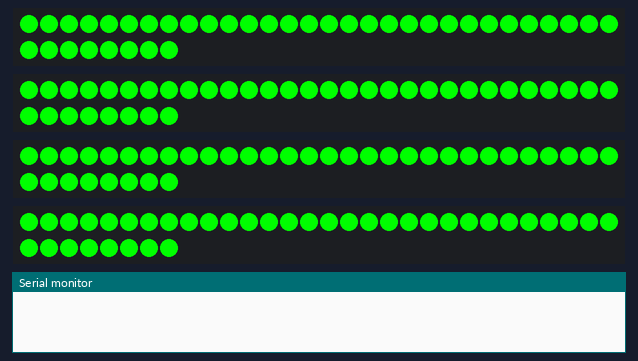
Recording of a sketch running on a simulated Arduino Uno, built with avr-gcc and run on an emulated ATmega328P. Parts: 4 × 38 RGB LEDs in strip order, left to right, continuing on the next row, the last lines printed to the serial monitor.

Above: at 0.2 s.
At 1.2 s:
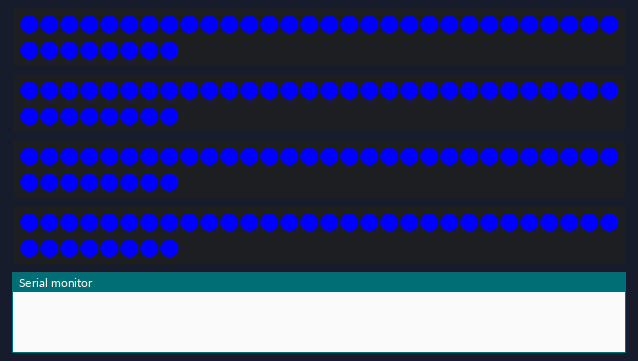
At 3.3 s:
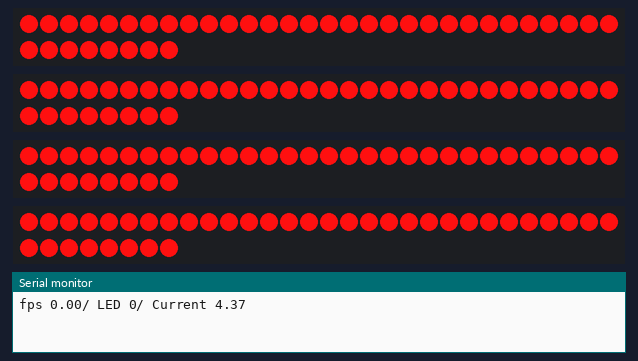

The sketch:

pitch_please_w2811_4_channel_r4.ino
```cpp
// designed to work with WS2811 12V LED strip
#include "FastLED.h"
#define NUM_STRIPS 4
#define NUM_LEDS 38
#define NUM_LED_TOTAL NUM_STRIPS * NUM_LEDS

#define NUM_LEDS_RECEIVE 19 // since the patterns are symmetrical, only receiving half of the data

#define DATA_PIN_0 9
#define DATA_PIN_1 10
#define DATA_PIN_2 11
#define DATA_PIN_3 12

CRGB leds[NUM_STRIPS][NUM_LEDS];

// monitoring
static float          fpsNow                = 0;
static float          fpsAvg                = 0;

static float          calculatedCurrent     = 0;
static float          maxCalculatedCurrent  = 0;

static unsigned long  timeNow     = 0;
static unsigned long  timeLF      = 0;
static unsigned long  LEDWriteStart = 0;
static unsigned long  LEDWriteEnd   = 0;

static unsigned long  fpsLastMsg  = 0;
static int            fpsInterval = 2000;

// set LED variables
static int stripCrr = 0;
static int LEDCrr   = 0;
static int modeCrr  = 0;

#define incomingColorBufferSize (NUM_STRIPS * NUM_LEDS_RECEIVE * 3) + 2 // +2 is mode switch byte and a confirmation byte (255)
static byte incomingColorBuffer[incomingColorBufferSize];
static int  incomingColorPos = 0;

static unsigned long incomingLastTime = 0;

// standalone mode variables
static float idleHue[2];
static float idleHueOffset = 0.1;

static int idleSaturation = 192;
static int idleBrightness = 255;
static int idlePeriod = 600; // seconds

// Incoming serial values are perceptual (equal steps look like equal brightness steps, as sent by
// PitchControl). The LEDs dim by PWM duty, so every channel is decoded with this curve, the same
// gamma 2.2 the v3 firmware applies to its DMX data. Serial values stop at 254 (255 ends a frame),
// so 254 is full brightness.
#define GAMMA 2.2
static byte gammaTable[256];

void buildGammaTable(){
  for(int i = 0; i < 256; i++){
    float v = min(i, 254) / 254.0;
    gammaTable[i] = (byte)(pow(v, GAMMA) * 255.0 + 0.5);
  }
}

void setup() {
  Serial.begin(921600);
  buildGammaTable();

  // setup LED strips
  FastLED.addLeds<WS2811, DATA_PIN_0>(leds[0], NUM_LEDS);
  FastLED.addLeds<WS2811, DATA_PIN_1>(leds[1], NUM_LEDS);
  FastLED.addLeds<WS2811, DATA_PIN_2>(leds[2], NUM_LEDS);
  FastLED.addLeds<WS2811, DATA_PIN_3>(leds[3], NUM_LEDS);

  testRGB();

  for(int i = 0; i < incomingColorBufferSize; i++) incomingColorBuffer[i] = 0;

  idleHue[0] = 0;
  idleHue[1] = idleHueOffset;
}

void testRGB(){
  for(int i = 0; i < NUM_STRIPS * NUM_LEDS_RECEIVE; i++) setLED(i, 255,   0,   0);
  FastLED.show();
  delay(1000);

  for(int i = 0; i < NUM_STRIPS * NUM_LEDS_RECEIVE; i++) setLED(i,   0, 255,   0);
  FastLED.show();
  delay(1000);

  for(int i = 0; i < NUM_STRIPS * NUM_LEDS_RECEIVE; i++) setLED(i,   0,   0, 255);
  FastLED.show();
  delay(1000);

  for(int i = 0; i < NUM_STRIPS * NUM_LEDS_RECEIVE; i++) setLED(i,   0,   0,   0);
  FastLED.show();
}

void processIncoming(){
  while(Serial.available() > 0){
    incomingLastTime = timeNow;
    incomingColorBuffer[incomingColorPos] = byte(Serial.read());

    if(incomingColorBuffer[incomingColorPos] == 255){
      incomingColorPos = 0;
    } else {
      incomingColorPos++;
      if(incomingColorPos >= incomingColorBufferSize){
        incomingColorPos = 0;
      }
    }
  }
}

void outputLED(){
  // calculate power consumption
  calculatedCurrent = 0;
  for(int stripCrr = 0; stripCrr < NUM_STRIPS; stripCrr++){
    for(int LEDCrr = 0; LEDCrr < NUM_LEDS; LEDCrr++){
      calculatedCurrent += leds[stripCrr][LEDCrr].r;
      calculatedCurrent += leds[stripCrr][LEDCrr].g;
      calculatedCurrent += leds[stripCrr][LEDCrr].b;
    }
  }

  calculatedCurrent = (calculatedCurrent / 255) * (3 * 0.1 / 12); // 12 V strip using 0.1 w per LED, 3 LEDs per segment
  maxCalculatedCurrent = max(maxCalculatedCurrent, calculatedCurrent);

  FastLED.show();
}

void setLED(int id, int r, int g, int b){
  stripCrr = floor(float(id) / NUM_LEDS_RECEIVE);
  LEDCrr = id % NUM_LEDS_RECEIVE;

  // perceptual -> PWM duty (see buildGammaTable)
  leds[stripCrr][LEDCrr] = CRGB(gammaTable[b], gammaTable[r], gammaTable[g]);
  leds[stripCrr][NUM_LEDS - LEDCrr - 1] = leds[stripCrr][LEDCrr];
}

/*void setLED(int id, int r, int g, int b){
  if(modeCrr == 1){
    for(stripCrr = 0; stripCrr < NUM_STRIPS; stripCrr++){
      leds[stripCrr][id] = CRGB(b, r, g);
      leds[stripCrr][NUM_LEDS - id - 1] = leds[stripCrr][id];
    }
  } else {
    stripCrr = floor(float(id) / NUM_LEDS_RECEIVE);
    LEDCrr = id % NUM_LEDS_RECEIVE;

    // double symmetry pattern
    leds[stripCrr][LEDCrr] = CRGB(b, r, g);
    leds[stripCrr][(NUM_LEDS / 2) - LEDCrr - 1] = leds[stripCrr][LEDCrr];
    leds[stripCrr][(NUM_LEDS / 2) + LEDCrr] = leds[stripCrr][LEDCrr];
    leds[stripCrr][NUM_LEDS - LEDCrr - 1] = leds[stripCrr][LEDCrr];
  }
}*/

/*void setLED(){
  stripCrr = floor(float(id) / NUM_LEDS);
  LEDCrr = id % NUM_LEDS;

  leds[stripCrr][LEDCrr] = CRGB(b, r, g);
}*/

void setLEDs(){
  for(int i = 0; i < NUM_STRIPS * NUM_LEDS_RECEIVE; i++){
    //stripCrr = floor(float(i) / NUM_LEDS_RECEIVE);
    //LEDCrr = i % NUM_LEDS_RECEIVE;

    setLED(i, incomingColorBuffer[i * 3], incomingColorBuffer[(i * 3) + 1], incomingColorBuffer[(i * 3) + 2]);
  }
}

void updateLEDs(){
  if(incomingColorBuffer[incomingColorBufferSize - 1] == 255){
    LEDWriteStart = micros();

    modeCrr = incomingColorBuffer[incomingColorBufferSize - 2];
    setLEDs();

    outputLED();
    incomingColorBuffer[incomingColorBufferSize - 1] = 0;

    LEDWriteEnd = micros();
  }
}

void processFps(){
  if(timeNow - timeLF > 0){
    fpsNow = 1000.0 / (timeNow - timeLF);
    fpsAvg = (0.99 * fpsAvg) + (0.01 * fpsNow);
  }

  if(fpsLastMsg + fpsInterval <= timeNow){
    Serial.print("fps ");
    Serial.print(fpsAvg);
    fpsLastMsg += fpsInterval;

    Serial.print("/ LED ");
    Serial.print(LEDWriteEnd - LEDWriteStart);

    Serial.print("/ Current ");
    Serial.println(maxCalculatedCurrent);

    maxCalculatedCurrent = 0;
  }
}

void standaloneBehaviour(){
  idleHue[0] = (idleHue[0] / 255) + (((timeNow - timeLF) / 1000.0) / idlePeriod);
  idleHue[1] = idleHue[0] + idleHueOffset;

  int i = 0;

  for(int stripCrr = 0; stripCrr < NUM_STRIPS; stripCrr++){
    i = stripCrr % 2;

    if(idleHue[i] >= 1) idleHue[i] -= 1;

    idleHue[i] *= 255;

    for(int j = 0; j < NUM_LEDS; j++){
      leds[stripCrr][j] = CHSV(idleHue[i], idleSaturation, idleBrightness);
    }
  }

  outputLED();
}

void loop() {
  timeNow = millis();

  //testRGB(); // for debugging hardware problems

  processIncoming();
  updateLEDs();

  if(timeNow - incomingLastTime >= 10000 || incomingLastTime == 0){
    standaloneBehaviour();
  }

  processFps();
  timeLF = timeNow;
}
```

Measured:
- what the display in image 0 shows lasts 1.0 s, from 0.1 s to 1.1 s
